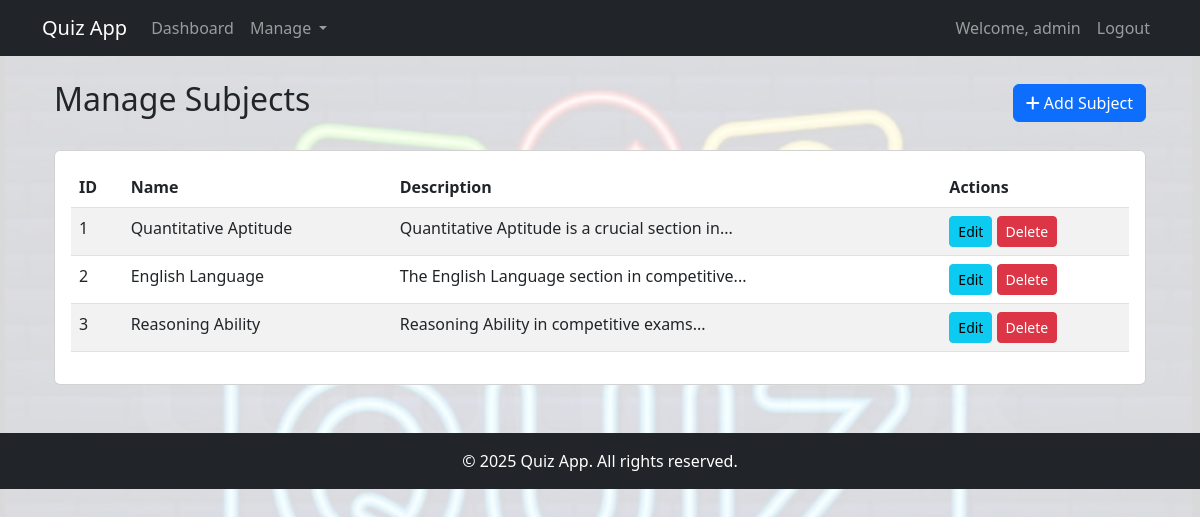
Screenshot of /admin/subjects (signed in) with the database file from the repository.
### app.py (models this page shows)
class Subject(db.Model):
    id = db.Column(db.Integer, primary_key=True)
    name = db.Column(db.String(120), nullable=False)
    description = db.Column(db.Text)
    chapters = db.relationship('Chapter', backref='subject', lazy=True)

### app.py (the view)
@app.route('/admin/subjects', methods=['GET', 'POST'])
def admin_subjects():
    if not session.get('is_admin'):
        flash('Access denied!', 'danger')
        return redirect(url_for('login'))
    form = SubjectForm()
    if form.validate_on_submit():
        subject = Subject(name=form.name.data, description=form.description.data)
        db.session.add(subject)
        db.session.commit()
        flash('Subject created successfully!', 'success')
        return redirect(url_for('admin_subjects'))
    subjects = Subject.query.all()
    return render_template('admin/subjects.html', form=form, subjects=subjects)

### templates/admin/subjects.html (shortened to what this page needs)
{% extends "base.html" %}
{% block content %}
<div class="container">
    <div class="d-flex justify-content-between align-items-center mb-4">
        <h2>Manage Subjects</h2>
        <button class="btn btn-primary" data-bs-toggle="modal" data-bs-target="#addSubjectModal">
            <i class="fas fa-plus"></i> Add Subject
        </button>
    </div>
    <div class="card">
        <div class="card-body">
            {% if subjects %}
                <div class="table-responsive">
                    <table class="table table-striped">
                        <thead>
                            <tr>
                                <th>ID</th>
                                <th>Name</th>
                                <th>Description</th>
                                <th>Actions</th>
                            </tr>
                        </thead>
                        <tbody>
                            {% for subject in subjects %}
                                <tr>
                                    <td>{{ subject.id }}</td>
                                    <td>{{ subject.name }}</td>
                                    <td>{{ subject.description|truncate(50) }}</td>
                                    <td>
                                        <a href="#" class="btn btn-sm btn-info">Edit</a>
                                        <a href="{{ url_for('delete_subject', id=subject.id) }}" class="btn btn-sm btn-danger" onclick="return confirm('Are you sure?')">Delete</a>
                                    </td>
                                </tr>
                            {% endfor %}
                        </tbody>
                    </table>
                </div>
            {% else %}
                <p class="text-center">No subjects found.</p>
            {% endif %}
        </div>
    </div>
</div>
{% endblock %}

### static/css/style.css (style rules this page uses)
body { background-image: url('../images/IMG-20250325-WA0000.jpg'); background-size: cover; background-position: center; background-attachment: fixed; background-repeat: no-repeat; min-height: 100vh; }
body::before { content: ""; position: fixed; top: 0; left: 0; right: 0; bottom: 0; background-color: rgba(255, 255, 255, 0.85); z-index: -1; }

### rows the page displays
Subject: id "1", name "Quantitative Aptitude", description "Quantitative Aptitude is a crucial section in..."
Subject: id "2", name "English Language", description "The English Language section in competitive..."
Subject: id "3", name "Reasoning Ability", description "Reasoning Ability in competitive exams..."

### other values shown
{{ session.get('username') }} "admin"
